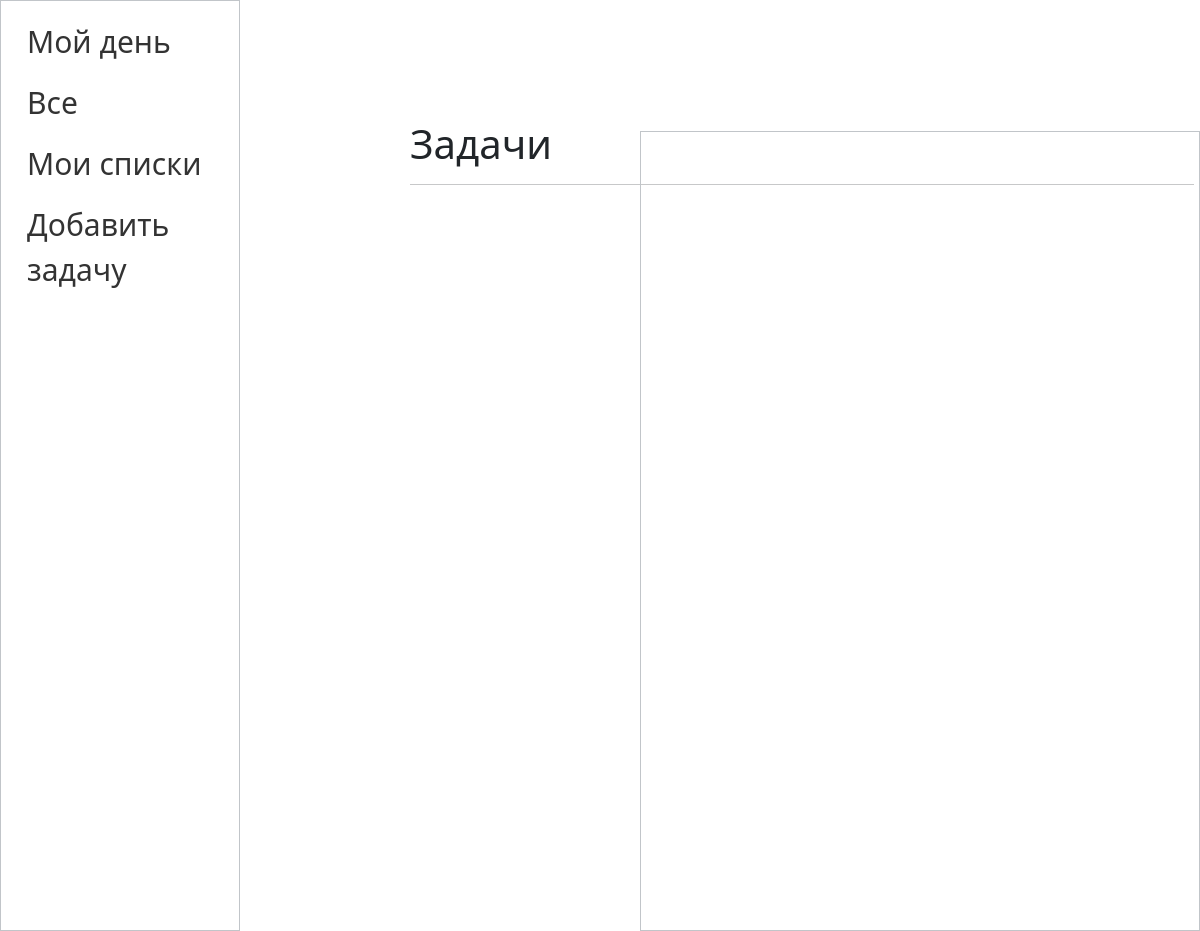
/webapp/task/7/, run on an earlier commit of the app's database.
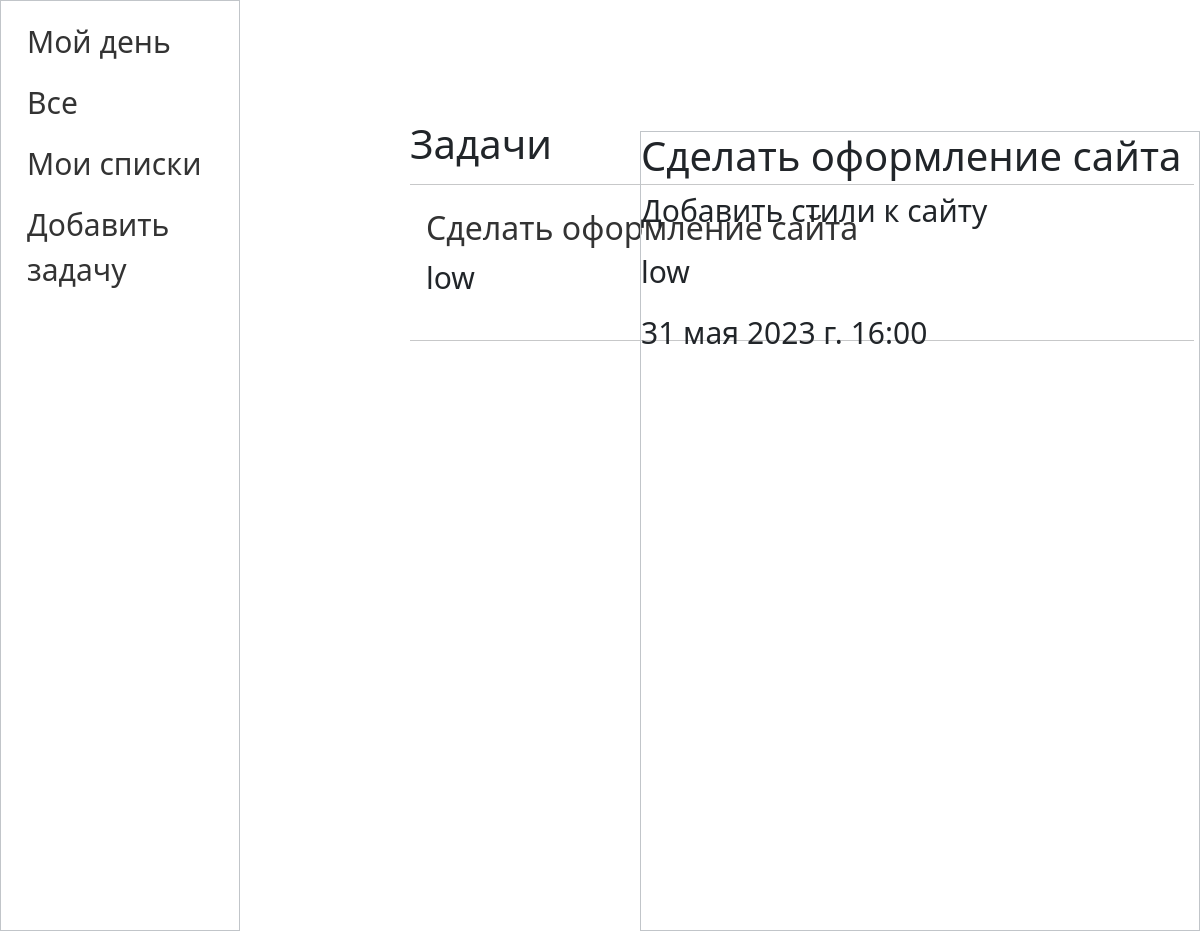
And on a later commit of the database.
### webapp/models.py (models this page shows, shortened)
class Task(models.Model):
    title = models.CharField(max_length=255)
    content = models.TextField(blank=True)
    priority_choices = [
        ('low', 'Низкий'),
        ('medium', 'Средний'),
        ('high', 'Высокий')
    ]
    priority = models.CharField(max_length=10, choices=priority_choices)
    due_date = models.DateTimeField()
    my_day_list = [
        ('my_day', 'Мой день')
    ]
    my_day = models.CharField(max_length=10, choices=my_day_list, blank=True)
    class Meta:
        verbose_name = 'Задачи'
        verbose_name_plural = 'Задачи'
        ordering = ['due_date']
    def get_absolute_url(self):
        return reverse('content', kwargs={'task_id': self.pk})

### webapp/views.py (the view)
# urls.py: path('/task/<int:task_id>/', views.content, name='content'),
def content(request, task_id):
    tasks = Task.objects.filter(id=task_id)
    context = {
        'tasks': tasks,
        'menu': menu,
        'title': 'Задачи',
    }
    return render(request, 'webapp/content.html', context=context)

### webapp/templates/webapp/content.html (shortened to what this page needs)
{% extends 'webapp/tasklayout.html' %}
{% block tasks %}
<div class="tasks">
    <h1>{{title}}</h1>
    <hr style="min-width: 98vh;">
    <ul>
       {% for t in tasks %}
        <li>
            <h2><a href="{{ t.get_absolute_url }}">{{ t.title }}</a></h2>
            <p>{{ t.priority }}</p>
        </li>
        <hr style="min-width: 98vh;">
        {% endfor %}
    </ul>
</div>
{% endblock tasks %}
{% block content %}
    {% for t in tasks %}
        <h1>{{ t.title }}</h1>
        <p class="task-info">{{ t.content }}</p>
        <p class="task-info">{{ t.priority }}</p>
        <p class="task-info">{{ t.due_date }}</p>
    {% endfor %}
{% endblock content %}

What changed in the data, as far as the page shows it:
added Task: title "Сделать оформление сайта", priority "low", content "Добавить стили к сайту", due_date "31 мая 2023 г. 16:00"
